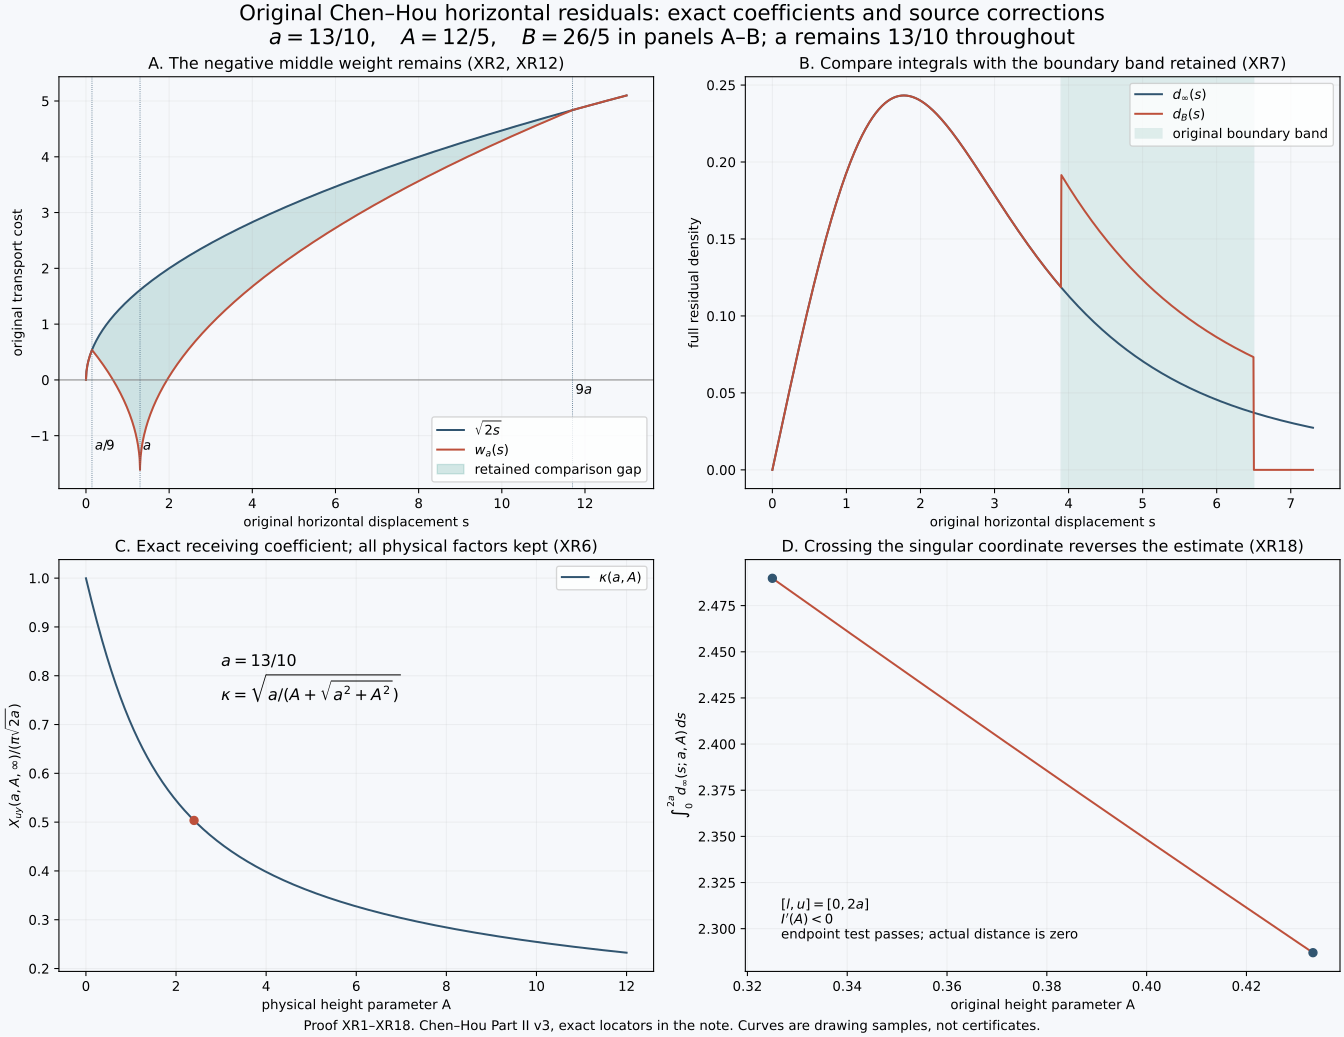

This chart was generated by the following Python code:
"""Draw original residual weights, cutoff band and exact height comparisons."""
from pathlib import Path
import hashlib,json
import numpy as np
import matplotlib
matplotlib.use('Agg')
import matplotlib.pyplot as plt
R=Path(__file__).resolve().parent;a=1.3;A=2.4;B=5.2
def g(s,h=A):return h/(s*s+h*h)
def weight(s):return np.where((s<a/9)|(s>9*a),np.sqrt(2*s),2*np.sqrt(abs(s-a))-np.sqrt(2*a))
fig,axs=plt.subplots(2,2,figsize=(14,10.8),layout='constrained')
fig.set_facecolor('#f6f8fb');blue='#315570';green='#168477';red='#bd503b'
for ax in axs.flat:
 ax.set_facecolor('#f6f8fb');ax.grid(alpha=.16)
s=np.unique(np.r_[np.linspace(0,13,1100),a/9,a,9*a]);w=weight(s);w0=np.sqrt(2*s)
ax=axs[0,0];ax.plot(s,w0,color=blue,label=r'$\sqrt{2s}$');ax.plot(s,w,color=red,label=r'$w_a(s)$')
ax.fill_between(s,w,w0,where=(s>=a/9)&(s<=9*a),alpha=.18,color=green,label='retained comparison gap')
ax.axhline(0,color='gray',lw=.7)
for x,label in [(a/9,r'$a/9$'),(a,r'$a$'),(9*a,r'$9a$')]:ax.axvline(x,lw=.6,ls=':',color=blue);ax.text(x+.07,(-.25 if x==9*a else -1.25),label)
ax.set(xlabel='original horizontal displacement s',ylabel='original transport cost',title='A. The negative middle weight remains (XR2, XR12)');ax.legend(loc='lower right')
s=np.linspace(0,B+a+.8,1200);di=g(s-a)-g(s+a)
db=g(s-a)*(abs(s-a)<=B)-g(s+a)*(abs(s+a)<=B)
ax=axs[0,1];ax.plot(s,di,color=blue,label=r'$d_\infty(s)$');ax.plot(s,db,color=red,label=r'$d_B(s)$')
ax.axvspan(B-a,B+a,alpha=.12,color=green,label='original boundary band')
ax.set(xlabel='original horizontal displacement s',ylabel='full residual density',title='B. Compare integrals with the boundary band retained (XR7)');ax.legend()
h=np.linspace(.001,12,600);kap=np.sqrt(a/(h+np.sqrt(a*a+h*h)))
ax=axs[1,0];ax.plot(h,kap,color=blue,label=r'$\kappa(a,A)$')
ax.scatter([A],[np.sqrt(a/(A+np.sqrt(a*a+A*A)))],color=red,zorder=5)
ax.set(xlabel='physical height parameter A',ylabel=r'$X_{uy}(a,A,\infty)/(\pi\sqrt{2a})$',title='C. Exact receiving coefficient; all physical factors kept (XR6)')
ax.text(3,.75,r'$a=13/10$'+'\n'+r'$\kappa=\sqrt{a/(A+\sqrt{a^2+A^2})}$',fontsize=12);ax.legend()
h=np.linspace(a/4,a/3,240);integral=3*np.arctan(a/h)-np.arctan(3*a/h)
ax=axs[1,1];ax.plot(h,integral,color=red)
ax.scatter([h[0],h[-1]],[integral[0],integral[-1]],color=blue,zorder=5)
ax.set(xlabel='original height parameter A',ylabel=r'$\int_0^{2a} d_\infty(s;a,A)\,ds$',title='D. Crossing the singular coordinate reverses the estimate (XR18)')
ax.text(.06,.08,r'$[l,u]=[0,2a]$'+'\n'+r'$I^\prime(A)<0$'+'\n'+'endpoint test passes; actual distance is zero',fontsize=10,transform=ax.transAxes)
fig.suptitle('Original Chen–Hou horizontal residuals: exact coefficients and source corrections\n'+r'$a=13/10,\quad A=12/5,\quad B=26/5$'+' in panels A–B; a remains 13/10 throughout',fontsize=16)
fig.supxlabel('Proof XR1–XR18. Chen–Hou Part II v3, exact locators in the note. Curves are drawing samples, not certificates.',fontsize=10)
for ext in ['png','svg']:fig.savefig(R/('chen-hou-horizontal-residual.'+ext),dpi=180)
plt.close(fig)
record=dict(physical_parameters=dict(a='13/10',A='12/5',B='26/5'),proof_locators='XR1–XR18',sampling='Illustration only; all results proved in the accompanying note',source_sha256=hashlib.sha256(Path(__file__).read_bytes()).hexdigest())
(R/'chen-hou-horizontal-residual.json').write_text(json.dumps(record,indent=2)+'\n',encoding='utf-8',newline='\n')
